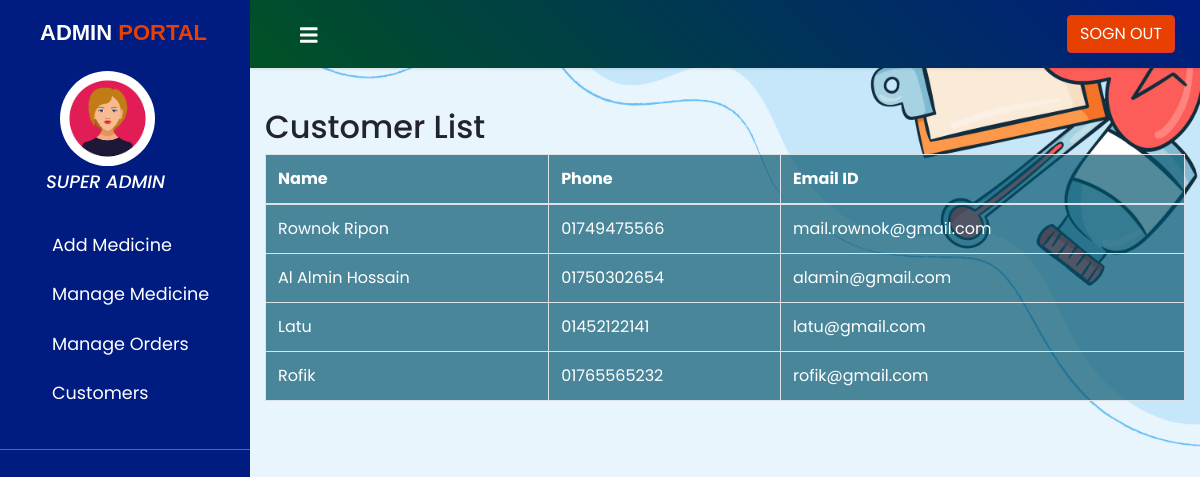
Page /admin/customers.php on the committed database.
### tables this page shows
CREATE TABLE `tbl_customer` (
  `id` int(11) NOT NULL,
  `name` varchar(100) NOT NULL,
  `phone` varchar(20) NOT NULL,
  `email` varchar(100) NOT NULL,
  `password` varchar(100) NOT NULL,
  `profile_image` varchar(255) NOT NULL
);

### admin/customers.php (the view)
<?php
include 'inc/header.php';
?>
<?php
$sql = "SELECT * FROM tbl_customer";
$result = $conn->query($sql);
?>
<div class="container">
    <h2>Customer List</h2>
    <table class="table table-bordered" style="background-color: #00536cad;color: white;">
        <thead>
            <tr>
                <th>Name</th>
                <th>Phone</th>
                <th>Email ID</th>
            </tr>
        </thead>
        <tbody>
            <?php
            if ($result->num_rows > 0) {
                while ($row = $result->fetch_assoc()) {
                    echo '<tr>';
                    echo '<td>' . $row['name'] . '</td>';
                    echo '<td>' . $row['phone'] . '</td>';
                    echo '<td>' . $row['email'] . '</td>';
                    echo '</tr>';
                }
            } else {
                echo '<tr><td colspan="6">No orders found.</td></tr>';
            }
            ?>
        </tbody>
    </table>
</div>
<?php
include 'inc/footer.php';
?>

### admin/style.css (style rules this page uses)
body { font-family: 'Poppins', sans-serif; }

### rows in the picture
tbl_customer: name "Rownok Ripon", phone "01749475566", email "mail.rownok@gmail.com"
tbl_customer: name "Al Almin Hossain", phone "01750302654", email "alamin@gmail.com"
tbl_customer: name "Latu", phone "01452122141", email "latu@gmail.com"
tbl_customer: name "Rofik", phone "01765565232", email "rofik@gmail.com"
